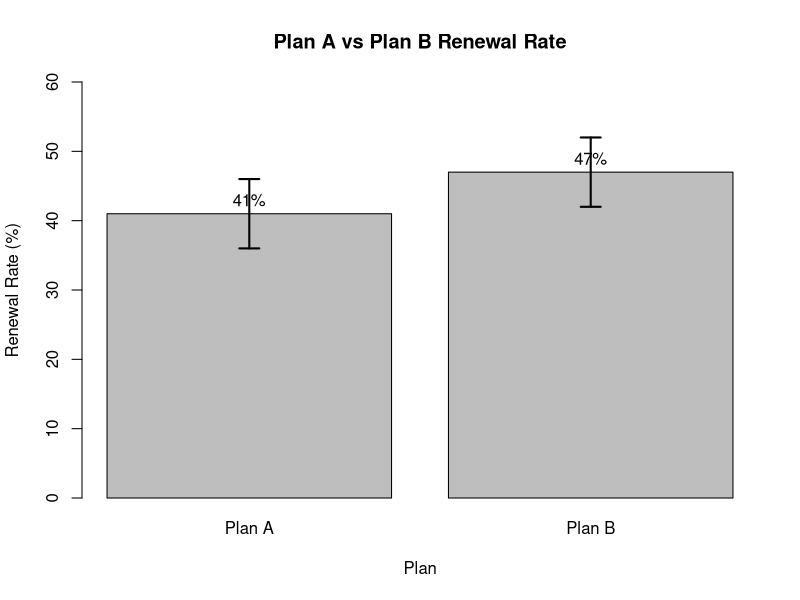

The R script that drew this image:
# Problem 44: Plan A vs Plan B Renewal Rate

# Data
plans <- c("Plan A", "Plan B")
renewal_rate <- c(41, 47)

# 95% confidence interval margins
margin <- c(5, 5)

# Calculate lower and upper limits
lower <- renewal_rate - margin
upper <- renewal_rate + margin

# Display confidence intervals
cat("Plan A 95% CI:", lower[1], "% to", upper[1], "%\n")
cat("Plan B 95% CI:", lower[2], "% to", upper[2], "%\n")

# Check overlap
overlap <- max(lower) <= min(upper)

cat("Do the confidence intervals overlap?",
    ifelse(overlap, "Yes", "No"), "\n")

# Difference
difference <- renewal_rate[2] - renewal_rate[1]

cat("Difference:", difference, "percentage points\n")


# -------------------------------
# GRAPH
# -------------------------------

# Create bar plot
bar_centers <- barplot(
  renewal_rate,
  names.arg = plans,
  ylim = c(0, 60),
  main = "Plan A vs Plan B Renewal Rate",
  ylab = "Renewal Rate (%)",
  xlab = "Plan"
)

# Add error bars for 95% confidence intervals
arrows(
  x0 = bar_centers,
  y0 = lower,
  x1 = bar_centers,
  y1 = upper,
  angle = 90,
  code = 3,
  length = 0.1,
  lwd = 2
)

# Add values above bars
text(
  bar_centers,
  renewal_rate + 2,
  labels = paste0(renewal_rate, "%"),
  cex = 1
)
